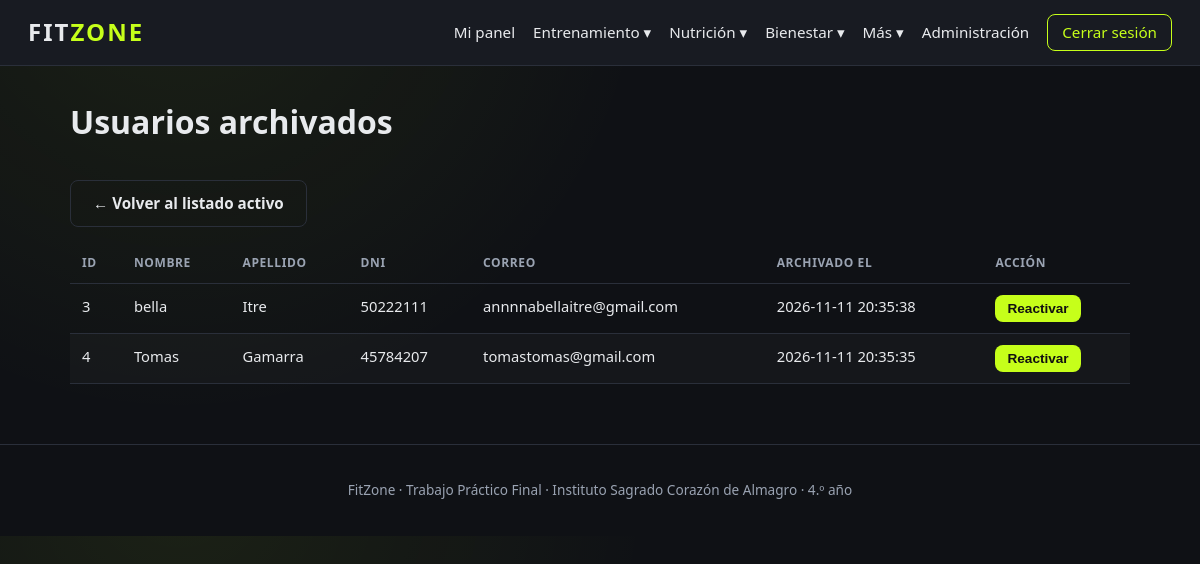
The app's page /usuarios_archivados.php (signed in) with its own data.
### tables this page shows
CREATE TABLE `usuarios` (
  `id` int(10) UNSIGNED NOT NULL COMMENT 'Identificador unico del usuario',
  `nombre` varchar(80) NOT NULL COMMENT 'Nombre',
  `apellido` varchar(80) NOT NULL COMMENT 'Apellido',
  `dni` varchar(20) NOT NULL COMMENT 'Documento de identidad (unico)',
  `email` varchar(254) NOT NULL COMMENT 'Correo electronico (unico)',
  `password_hash` varchar(255) NOT NULL COMMENT 'Contrasena cifrada con password_hash()',
  `rol` enum('usuario','admin') NOT NULL DEFAULT 'usuario' COMMENT 'Rol de acceso',
  `creado_en` timestamp NOT NULL DEFAULT current_timestamp() COMMENT 'Fecha y hora de creacion de la cuenta',
  `archivado_en` datetime DEFAULT NULL COMMENT 'Fecha de archivado (NULL = cuenta activa)'
);

### includes/funciones.php (called while the page is built, shortened)
<?php
function escapar(?string $valor): string
{
    return htmlspecialchars((string)$valor, ENT_QUOTES, 'UTF-8');
}

### usuarios_archivados.php (the view, shortened to what this page needs)
<?php
require_once __DIR__ . '/conexion.php';
require_once __DIR__ . '/includes/funciones.php';
try {
    $stmt = $conexion->query(
        'SELECT id, nombre, apellido, dni, email, archivado_en
         FROM usuarios WHERE archivado_en IS NOT NULL
         ORDER BY archivado_en DESC'
    );
    $usuarios = $stmt->fetchAll();
} catch (PDOException $e) {
    error_log($e->getMessage());
    http_response_code(500);
    exit('No se pudo consultar los usuarios archivados.');
}
require __DIR__ . '/includes/header.php';
?>
<h1>Usuarios archivados</h1>
<p><a href="admin_usuarios.php" class="btn btn-sec">← Volver al listado activo</a></p>
<?php if (empty($usuarios)): ?>
    <p class="vacio">No hay usuarios archivados.</p>
<?php else: ?>
<div class="tabla-scroll">
<table class="tabla">
    <thead>
        <tr><th>ID</th><th>Nombre</th><th>Apellido</th><th>DNI</th><th>Correo</th><th>Archivado el</th><th>Acción</th></tr>
    </thead>
    <tbody>
    <?php foreach ($usuarios as $u): ?>
        <tr>
            <td><?= escapar((string)$u['id']) ?></td>
            <td><?= escapar($u['nombre']) ?></td>
            <td><?= escapar($u['apellido']) ?></td>
            <td><?= escapar($u['dni']) ?></td>
            <td><?= escapar($u['email']) ?></td>
            <td><?= escapar($u['archivado_en']) ?></td>
            <td>
                <form action="reactivar_usuario.php" method="POST"
                      onsubmit="return confirm('¿Reactivar esta cuenta?');">
                    <button type="submit" class="btn btn-sm">Reactivar</button>
                </form>
            </td>
        </tr>
    <?php endforeach; ?>
    </tbody>
</table>
</div>
<?php endif; ?>
<?php require __DIR__ . '/includes/footer.php'; ?>

### css/estilos.css (style rules this page uses)
:root { --fondo: #0f1115; --superficie: #181b22; --borde: #2a2f3a; --texto: #e8eaed; --suave: #9aa3b2; --acento: #c6ff1a; --acento-osc: #9fd000; --peligro: #ff4d4d; --ok: #3ddc84; }
* { box-sizing: border-box; }
html { scroll-behavior: smooth; }
body { margin: 0; font-family: 'Segoe UI', Arial, sans-serif; background: radial-gradient(circle at 15% -10%, rgba(198,255,26,.07), transparent 40%), var(--fondo); color: var(--texto); line-height: 1.5; }
a { color: var(--acento); }
h1 { font-size: 2rem; margin: 0 0 8px; }
.btn { display: inline-block; margin-top: 18px; padding: 11px 22px; border: 0; border-radius: 8px; background: var(--acento); color: #111; font-weight: 700; font-size: .95rem; cursor: pointer; text-decoration: none; }
.btn-sec { background: transparent; color: var(--texto); border: 1px solid var(--borde); }
.btn-sm { margin-top: 0; padding: 6px 12px; font-size: .85rem; }
.tabla-scroll { overflow-x: auto; }
.tabla { width: 100%; border-collapse: collapse; }
.tabla th, .tabla td { padding: 11px 12px; text-align: left; border-bottom: 1px solid var(--borde); font-size: .92rem; vertical-align: top; }
.tabla th { color: var(--suave); font-weight: 600; text-transform: uppercase; font-size: .75rem; letter-spacing: .6px; }
.tabla tbody tr:nth-child(even) { background: rgba(255,255,255,.025); }

### records on screen
usuarios: id "3", nombre "bella", apellido "Itre", dni "50222111", email "annnnabellaitre@gmail.com", archivado_en "2026-11-11 20:35:38"
usuarios: id "4", nombre "Tomas", apellido "Gamarra", dni "45784207", email "tomastomas@gmail.com", archivado_en "2026-11-11 20:35:35"
